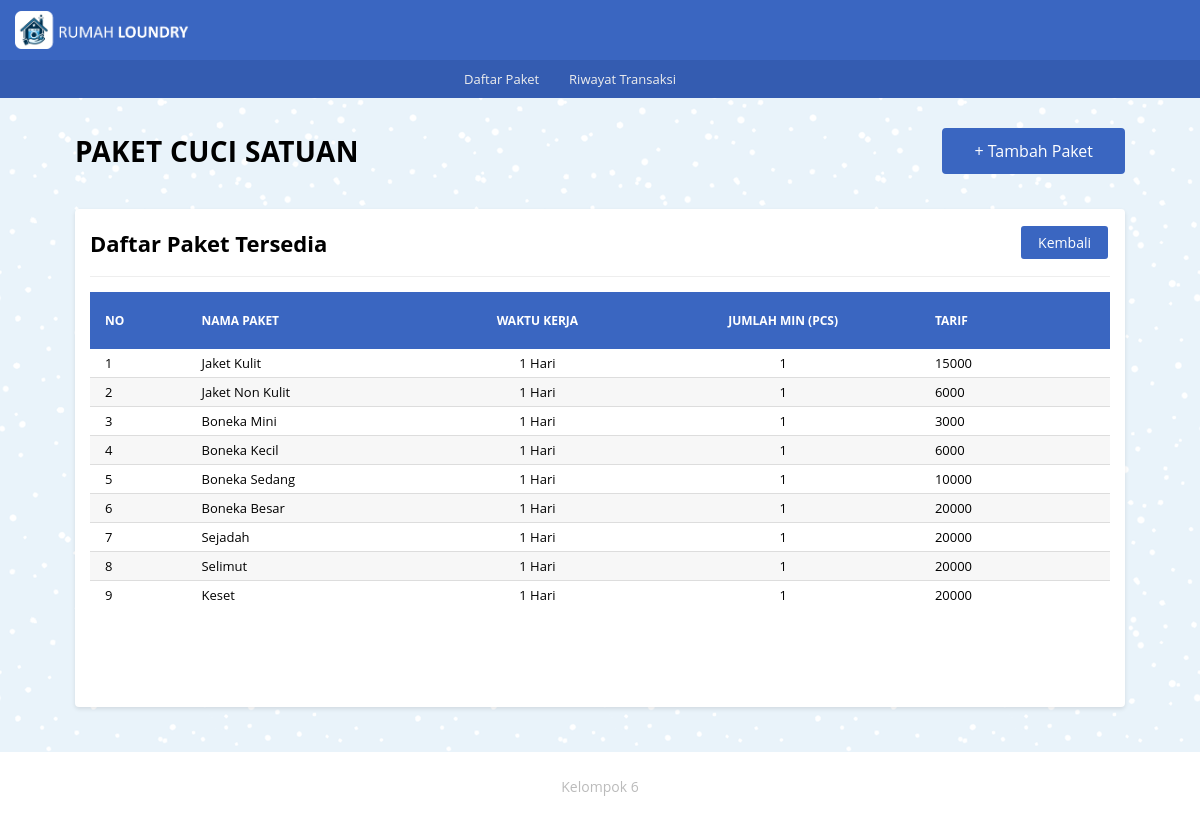
Screenshot of /paket/pkt_cs/pkt_cs.php with the database file from the repository.
### tables this page shows
CREATE TABLE `tb_cuci_satuan` (
  `id_cs` int(11) NOT NULL,
  `nama_cs` varchar(100) NOT NULL,
  `waktu_kerja_cs` varchar(20) NOT NULL,
  `kuantitas_cs` int(11) NOT NULL,
  `tarif_cs` int(11) NOT NULL,
  `keterangan_cs` text NOT NULL
);

### _functions.php (called while the page is built, shortened)
<?php
$host	= 'localhost';
$user = 'root';
$pass	= '';
$db	= 'laundry_app';
$koneksi = mysqli_connect($host,$user,$pass,$db);
function query($query){
	global $koneksi;
	$result = mysqli_query($koneksi, $query);
	$rows = [];
	while ($row = mysqli_fetch_assoc($result)) {
		$rows[] = $row;
	}
	return $rows;
}
function url($url = null){
	$url_utama = "http://localhost/rumah_laundry";
	if ($url != null) {
		return $url_utama . '/' . $url;
	}else{
		return $url_utama;
	}
}

### paket/pkt_cs/pkt_cs.php (the view, shortened to what this page needs)
<?php
   require_once('../../_header.php');
   $data_cs = query('SELECT * FROM tb_cuci_satuan');
   $user = $_SESSION['master'];
?>
<div id="pkt_cs" class="main-content">
		<div class="container">
			<div class="baris">
				<div class="selamat-datang">
					<div class="col-header">
						<h2 class="judul-md">Paket Cuci Satuan</h2>
               </div>
					<div class="col-header txt-right">
						<a href="<?=url('paket/pkt_cs/tambah.php')?>" class="btn-lg bg-primary">+ Tambah Paket</a>
					</div>
				</div>
			</div>
			<div class="baris">
				<div class="col">
					<div class="card">
						<div class="card-title card-flex">
							<div class="card-col">
								<h2>Daftar Paket Tersedia</h2>
							</div>
							<div class="card-col txt-right">
								<a href="<?=url('paket/paket.php')?>" class="btn-xs bg-primary">Kembali</a>
							</div>
						</div>
						<div class="card-body">
							<div class="tabel-kontainer">
								<table class="tabel-transaksi">
									<thead>
										<tr>
											<th class="sticky">No</th>
											<th class="sticky">Nama Paket</th>
											<th class="sticky" style="text-align: center;">Waktu Kerja</th>
											<th class="sticky" style="text-align: center;">Jumlah Min (Pcs)</th>
											<th class="sticky">Tarif</th>
											<?php if($user != 'admin'):?>
											<th class="sticky" style="text-align: center;"></th>
											<?php else :?>
											<th class="sticky" style="text-align: center;">Action</th>
											<?php endif; ?>
										</tr>
									</thead>
									<tbody>
										<?php $no = 1; ?>
										<?php foreach($data_cs as $cs) : ?>
											<tr>
												<td><?= $no ?></td>
												<td><?= $cs['nama_cs'] ?></td>
                                    <td align="center"><?= $cs['waktu_kerja_cs'] ?></td>
                                    <td align="center"><?= $cs['kuantitas_cs'] ?></td>
												<td><?= $cs['tarif_cs'] ?></td>
												<td align="center">
											</tr>
											<?php $no++ ?>
										<?php endforeach; ?>
									</tbody>
								</table>
							</div>
						</div>
					</div>
				</div>
			</div>
		</div>
	</div>
<?php require_once('../../_footer.php') ?>

### _assets/css/style.css (style rules this page uses)
* { margin: 0; padding: 0; box-sizing: border-box; }
html,body { width: 100%; max-width: 100%; position: relative; font-family: 'Open sans', sans-serif; display: flex; flex-direction: column; background-image: url(../img/blue-snow.png); overflow-x: hidden; }
.txt-right { text-align: right; }
h2 { font-size: 22px; }
.main-content { display: flex; flex-direction: column; }
.container { display: flex; flex-direction: column; width: 1080px; max-width: 100%; margin: auto; padding: 0 15px; min-height: 20px; }
.baris { position: relative; margin: 0 -15px; display: flex; flex-direction: row; flex-wrap: wrap; }
.selamat-datang { width: 100%; display: flex; flex-direction: row; flex-wrap: wrap; align-items: center; justify-content: space-between; padding: 0 15px; margin: 30px 0 20px 0; }
.selamat-datang .col-header { flex: 1; }
.selamat-datang .col-header .judul-md { font-size: 28px; text-transform: uppercase; letter-spacing: .3px; }
.selamat-datang .col-header a { display: inline-block; color: #fff; text-decoration: none; }
.btn-lg { padding: 10px 30px; border-radius: 4px; }
.bg-primary { border: 2px solid #3a66c1; color: #ffffff; background-color: #3a66c1; }
.col { flex: 1; }
.card { background-color: #fff; margin: 15px; padding: 15px; border-radius: 4px; box-shadow: 0 2px 4px rgba(0,0,0,0.10); }
.card-body { position: relative; }
.card-title { padding-bottom: 15px; margin-bottom: 15px; border-bottom: 1px solid #eeeeee; }
.card-flex { display: flex; flex-direction: row; align-items: center; justify-content: space-between; }
.card-col { flex: 1; }
.tabel-kontainer { display: block; width: 100%; height: 400px; position: relative; overflow-x: auto; overflow-y: auto; }
.tabel-transaksi { border: 0; border-collapse: collapse; width: 100%; }
.tabel-transaksi thead { color: #ffffff; }
.tabel-transaksi thead th { text-transform: uppercase; font-size: 12px; text-align: left; padding: 20px 15px; background-color: #3a66c1; }
.sticky { position: sticky; top: 0; }
.tabel-transaksi tbody tr { border-bottom: 1px solid #dddddd; }
.tabel-transaksi tbody tr:nth-child(even) { background-color: #f7f7f7; }
.tabel-transaksi tbody tr:last-child { border-bottom: 0; }
.tabel-transaksi tbody tr td { padding: 5px 15px; font-size: 13px; }
.btn-xs { font-size: 14px; display: inline-block; text-decoration: none; padding: 5px 15px; margin: 2px; border-radius: 3px; cursor: pointer; }

### rows the page displays
tb_cuci_satuan: nama_cs "Jaket Kulit", waktu_kerja_cs "1 Hari", kuantitas_cs "1", tarif_cs "15000"
tb_cuci_satuan: nama_cs "Jaket Non Kulit", waktu_kerja_cs "1 Hari", kuantitas_cs "1", tarif_cs "6000"
tb_cuci_satuan: nama_cs "Boneka Mini", waktu_kerja_cs "1 Hari", kuantitas_cs "1", tarif_cs "3000"
tb_cuci_satuan: nama_cs "Boneka Kecil", waktu_kerja_cs "1 Hari", kuantitas_cs "1", tarif_cs "6000"
tb_cuci_satuan: nama_cs "Boneka Sedang", waktu_kerja_cs "1 Hari", kuantitas_cs "1", tarif_cs "10000"
tb_cuci_satuan: nama_cs "Boneka Besar", waktu_kerja_cs "1 Hari", kuantitas_cs "1", tarif_cs "20000"
tb_cuci_satuan: nama_cs "Sejadah", waktu_kerja_cs "1 Hari", kuantitas_cs "1", tarif_cs "20000"
tb_cuci_satuan: nama_cs "Selimut", waktu_kerja_cs "1 Hari", kuantitas_cs "1", tarif_cs "20000"
tb_cuci_satuan: nama_cs "Keset", waktu_kerja_cs "1 Hari", kuantitas_cs "1", tarif_cs "20000"
